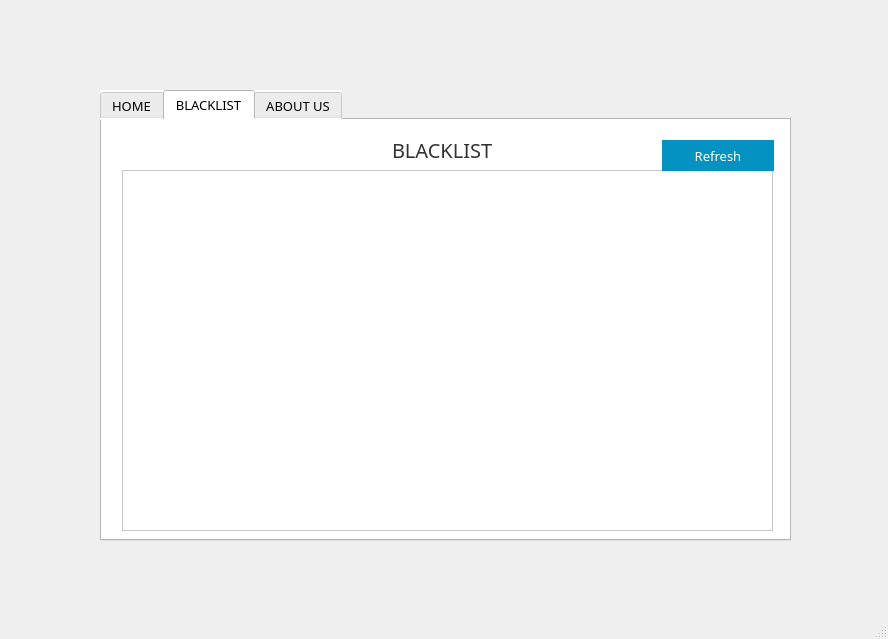
<?xml version="1.0" encoding="UTF-8"?>
<ui version="4.0">
 <class>MainWindow</class>
 <widget class="QMainWindow" name="MainWindow">
  <property name="geometry">
   <rect>
    <x>0</x>
    <y>0</y>
    <width>888</width>
    <height>639</height>
   </rect>
  </property>
  <property name="windowTitle">
   <string>MainWindow</string>
  </property>
  <property name="styleSheet">
   <string notr="true">*{
	font-family:century gothic;
	font-size:13px;
}

</string>
  </property>
  <widget class="QWidget" name="centralwidget">
   <widget class="QLabel" name="background">
    <property name="geometry">
     <rect>
      <x>-10</x>
      <y>0</y>
      <width>900</width>
      <height>620</height>
     </rect>
    </property>
    <property name="styleSheet">
     <string notr="true">background-image: url(:/background/background.jpeg);</string>
    </property>
    <property name="text">
     <string/>
    </property>
   </widget>
   <widget class="QLabel" name="logo">
    <property name="geometry">
     <rect>
      <x>210</x>
      <y>-50</y>
      <width>481</width>
      <height>221</height>
     </rect>
    </property>
    <property name="styleSheet">
     <string notr="true">image: url(:/logo/piranhaLogo.png);</string>
    </property>
    <property name="text">
     <string/>
    </property>
   </widget>
   <widget class="QTabWidget" name="tabWidget">
    <property name="geometry">
     <rect>
      <x>100</x>
      <y>90</y>
      <width>691</width>
      <height>451</height>
     </rect>
    </property>
    <property name="font">
     <font>
      <family>Segoe MDL2 Assets</family>
      <pointsize>8</pointsize>
      <weight>50</weight>
      <italic>false</italic>
      <bold>false</bold>
     </font>
    </property>
    <property name="styleSheet">
     <string notr="true">background-color: rgb(255, 255, 255);
font: 8pt &quot;Segoe MDL2 Assets&quot;;</string>
    </property>
    <property name="currentIndex">
     <number>1</number>
    </property>
    <property name="movable">
     <bool>false</bool>
    </property>
    <widget class="QWidget" name="HomeTab">
     <attribute name="title">
      <string>HOME</string>
     </attribute>
     <widget class="QLineEdit" name="lineEdit">
      <property name="geometry">
       <rect>
        <x>40</x>
        <y>210</y>
        <width>501</width>
        <height>31</height>
       </rect>
      </property>
     </widget>
     <widget class="QPushButton" name="scan">
      <property name="geometry">
       <rect>
        <x>540</x>
        <y>210</y>
        <width>112</width>
        <height>31</height>
       </rect>
      </property>
      <property name="autoFillBackground">
       <bool>false</bool>
      </property>
      <property name="styleSheet">
       <string notr="true">QPushButton
{
	color:white;
	background:#0492C2;
	border-radius:0px;
}</string>
      </property>
      <property name="text">
       <string>SCAN</string>
      </property>
     </widget>
     <widget class="QLabel" name="enterURL">
      <property name="geometry">
       <rect>
        <x>40</x>
        <y>190</y>
        <width>131</width>
        <height>19</height>
       </rect>
      </property>
      <property name="styleSheet">
       <string notr="true">QLabel
{
	font-style:bold;
	color:#333;
	font-size:14px;
}</string>
      </property>
      <property name="text">
       <string>ENTER URL</string>
      </property>
     </widget>
     <widget class="QProgressBar" name="progressBar">
      <property name="geometry">
       <rect>
        <x>40</x>
        <y>260</y>
        <width>611</width>
        <height>23</height>
       </rect>
      </property>
      <property name="autoFillBackground">
       <bool>false</bool>
      </property>
      <property name="styleSheet">
       <string notr="true"/>
      </property>
      <property name="value">
       <number>35</number>
      </property>
      <property name="textVisible">
       <bool>false</bool>
      </property>
      <property name="textDirection">
       <enum>QProgressBar::TopToBottom</enum>
      </property>
     </widget>
     <widget class="QLabel" name="label">
      <property name="geometry">
       <rect>
        <x>40</x>
        <y>310</y>
        <width>611</width>
        <height>20</height>
       </rect>
      </property>
      <property name="styleSheet">
       <string notr="true">font: 75 italic 10pt &quot;Arial&quot;;
</string>
      </property>
      <property name="text">
       <string>STATUS: The Website is a Phishing URL.</string>
      </property>
     </widget>
    </widget>
    <widget class="QWidget" name="BlackListTab">
     <attribute name="title">
      <string>BLACKLIST</string>
     </attribute>
     <widget class="QTableView" name="tableView">
      <property name="geometry">
       <rect>
        <x>20</x>
        <y>50</y>
        <width>651</width>
        <height>361</height>
       </rect>
      </property>
     </widget>
     <widget class="QLabel" name="blacklistLabel">
      <property name="geometry">
       <rect>
        <x>290</x>
        <y>20</y>
        <width>121</width>
        <height>19</height>
       </rect>
      </property>
      <property name="styleSheet">
       <string notr="true">QLabel
{
	font-family:century gothic;
	color:#333;
	font-size:20px;
	
}</string>
      </property>
      <property name="text">
       <string>BLACKLIST</string>
      </property>
      <property name="indent">
       <number>-1</number>
      </property>
     </widget>
     <widget class="QPushButton" name="scan_2">
      <property name="geometry">
       <rect>
        <x>560</x>
        <y>20</y>
        <width>112</width>
        <height>31</height>
       </rect>
      </property>
      <property name="autoFillBackground">
       <bool>false</bool>
      </property>
      <property name="styleSheet">
       <string notr="true">QPushButton
{
	color:white;
	background:#0492C2;
	border-radius:0px;
}</string>
      </property>
      <property name="text">
       <string>Refresh</string>
      </property>
     </widget>
    </widget>
    <widget class="QWidget" name="AboutUSTab">
     <attribute name="title">
      <string>ABOUT US</string>
     </attribute>
    </widget>
   </widget>
  </widget>
  <widget class="QStatusBar" name="statusbar"/>
 </widget>
 <resources>
  <include location="../../../Downloads/pirahnav2.0/piranhaLogo.qrc"/>
  <include location="../../../Downloads/pirahnav2.0/background.qrc"/>
 </resources>
 <connections/>
</ui>
